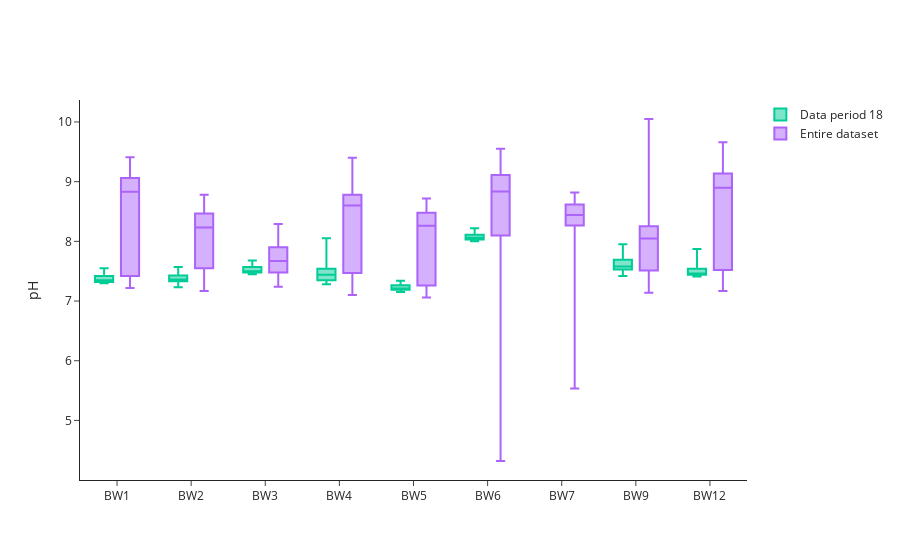

The notebook cell saved with this chart:
### Markdown cell above
pH comparison between data period and entire dataset (2021-2024).

### Code cell
ph_df = wq_df[(wq_df['data_type'] == 'ph')].dropna(subset=['mean'])
ph_df.loc[(ph_df['mean'] < 4) | (ph_df['mean'] > 11), 'mean'] = np.nan
ph_period_stats = ph_df.groupby('bwfl_id')['mean'].describe(percentiles=[.01, .10, .25, .50, .75, .90, .99])
ph_dataset_stats = get_sensor_stats('ph', ph_df['bwfl_id'].unique())

fig = go.Figure()

for i, bwfl_id in enumerate(ph_period_stats.index):
    stats = ph_period_stats.loc[bwfl_id]

    if stats['count'] != 0:
        fig.add_trace(go.Box(
            x=[bwfl_id],
            lowerfence=[stats['min']],
            q1=[stats['25%']],
            median=[stats['50%']],
            q3=[stats['75%']],
            upperfence=[stats['max']],
            name=f'Data period {str(data_period).zfill(2)}',
            marker_color=default_colors[2],
            boxpoints=False,
            offsetgroup='temp_period_stats',
            showlegend=(i == 0)
        ))

for i, bwfl_id in enumerate(ph_dataset_stats.index):
    stats = ph_dataset_stats.loc[bwfl_id]

    if stats['count'] != 0:
        fig.add_trace(go.Box(
            x=[bwfl_id],
            lowerfence=[stats['min']],
            q1=[stats['25%']],
            median=[stats['50%']],
            q3=[stats['75%']],
            upperfence=[stats['max']],
            name='Entire dataset',
            marker_color=default_colors[3],
            boxpoints=False,
            offsetgroup='temp_dataset_stats',
            showlegend=(i == 0)
        ))

fig.update_layout(
    yaxis_title='pH',
    xaxis_title='',
    xaxis=dict(
        tickmode='array',
        tickvals=sorted(ph_df['bwfl_id'].unique(), key=lambda x: int(x[2:])),
        ticktext=sorted(ph_df['bwfl_id'].unique(), key=lambda x: int(x[2:])),
        categoryorder='array',
        categoryarray=sorted(ph_df['bwfl_id'].unique(), key=lambda x: int(x[2:]))
    ),
    legend_title_text='',
    template='simple_white',
    boxmode='group',
    height=450,
)

fig.show()

### Figure 1 — Plotly figure (JSON) as saved in the notebook; plotly's stock layout.template omitted (floating-point values rounded to 4 significant figures)
{"data": [{"boxpoints": false, "lowerfence": [7.3], "marker": {"color": "#00CC96"}, "median": [7.35], "name": "Data period 18", "offsetgroup": "temp_period_stats", "q1": [7.32], "q3": [7.42], "showlegend": true, "type": "box", "upperfence": [7.55], "x": ["BW1"]}, {"boxpoints": false, "lowerfence": [7.41], "marker": {"color": "#00CC96"}, "median": [7.46], "name": "Data period 18", "offsetgroup": "temp_period_stats", "q1": [7.44], "q3": [7.54], "showlegend": false, "type": "box", "upperfence": [7.87], "x": ["BW12"]}, {"boxpoints": false, "lowerfence": [7.23], "marker": {"color": "#00CC96"}, "median": [7.36], "name": "Data period 18", "offsetgroup": "temp_period_stats", "q1": [7.33], "q3": [7.43], "showlegend": false, "type": "box", "upperfence": [7.57], "x": ["BW2"]}, {"boxpoints": false, "lowerfence": [7.45], "marker": {"color": "#00CC96"}, "median": [7.5], "name": "Data period 18", "offsetgroup": "temp_period_stats", "q1": [7.48], "q3": [7.57], "showlegend": false, "type": "box", "upperfence": [7.68], "x": ["BW3"]}, {"boxpoints": false, "lowerfence": [7.28], "marker": {"color": "#00CC96"}, "median": [7.44], "name": "Data period 18", "offsetgroup": "temp_period_stats", "q1": [7.35], "q3": [7.54], "showlegend": false, "type": "box", "upperfence": [8.05], "x": ["BW4"]}, {"boxpoints": false, "lowerfence": [7.15], "marker": {"color": "#00CC96"}, "median": [7.21], "name": "Data period 18", "offsetgroup": "temp_period_stats", "q1": [7.19], "q3": [7.262], "showlegend": false, "type": "box", "upperfence": [7.34], "x": ["BW5"]}, {"boxpoints": false, "lowerfence": [8], "marker": {"color": "#00CC96"}, "median": [8.06], "name": "Data period 18", "offsetgroup": "temp_period_stats", "q1": [8.03], "q3": [8.11], "showlegend": false, "type": "box", "upperfence": [8.22], "x": ["BW6"]}, {"boxpoints": false, "lowerfence": [7.42], "marker": {"color": "#00CC96"}, "median": [7.58], "name": "Data period 18", "offsetgroup": "temp_period_stats", "q1": [7.53], "q3": [7.69], "showlegend": false, "type": "box", "upperfence": [7.95], "x": ["BW9"]}, {"boxpoints": false, "lowerfence": [7.22], "marker": {"color": "#AB63FA"}, "median": [8.83], "name": "Entire dataset", "offsetgroup": "temp_dataset_stats", "q1": [7.42], "q3": [9.06], "showlegend": true, "type": "box", "upperfence": [9.41], "x": ["BW1"]}, {"boxpoints": false, "lowerfence": [7.17], "marker": {"color": "#AB63FA"}, "median": [8.9], "name": "Entire dataset", "offsetgroup": "temp_dataset_stats", "q1": [7.52], "q3": [9.137], "showlegend": false, "type": "box", "upperfence": [9.66], "x": ["BW12"]}, {"boxpoints": false, "lowerfence": [7.17], "marker": {"color": "#AB63FA"}, "median": [8.233], "name": "Entire dataset", "offsetgroup": "temp_dataset_stats", "q1": [7.55], "q3": [8.467], "showlegend": false, "type": "box", "upperfence": [8.78], "x": ["BW2"]}, {"boxpoints": false, "lowerfence": [7.24], "marker": {"color": "#AB63FA"}, "median": [7.67], "name": "Entire dataset", "offsetgroup": "temp_dataset_stats", "q1": [7.48], "q3": [7.9], "showlegend": false, "type": "box", "upperfence": [8.29], "x": ["BW3"]}, {"boxpoints": false, "lowerfence": [7.1], "marker": {"color": "#AB63FA"}, "median": [8.6], "name": "Entire dataset", "offsetgroup": "temp_dataset_stats", "q1": [7.47], "q3": [8.78], "showlegend": false, "type": "box", "upperfence": [9.4], "x": ["BW4"]}, {"boxpoints": false, "lowerfence": [7.06], "marker": {"color": "#AB63FA"}, "median": [8.26], "name": "Entire dataset", "offsetgroup": "temp_dataset_stats", "q1": [7.26], "q3": [8.48], "showlegend": false, "type": "box", "upperfence": [8.72], "x": ["BW5"]}, {"boxpoints": false, "lowerfence": [4.32], "marker": {"color": "#AB63FA"}, "median": [8.837], "name": "Entire dataset", "offsetgroup": "temp_dataset_stats", "q1": [8.1], "q3": [9.11], "showlegend": false, "type": "box", "upperfence": [9.55], "x": ["BW6"]}, {"boxpoints": false, "lowerfence": [5.533], "marker": {"color": "#AB63FA"}, "median": [8.44], "name": "Entire dataset", "offsetgroup": "temp_dataset_stats", "q1": [8.267], "q3": [8.617], "showlegend": false, "type": "box", "upperfence": [8.82], "x": ["BW7"]}, {"boxpoints": false, "lowerfence": [7.14], "marker": {"color": "#AB63FA"}, "median": [8.049], "name": "Entire dataset", "offsetgroup": "temp_dataset_stats", "q1": [7.51], "q3": [8.253], "showlegend": false, "type": "box", "upperfence": [10.05], "x": ["BW9"]}], "layout": {"autosize": true, "boxmode": "group", "legend": {"title": {"text": ""}}, "xaxis": {"autorange": true, "categoryarray": ["BW1", "BW2", "BW3", "BW4", "BW5", "BW6", "BW7", "BW9", "BW12"], "categoryorder": "array", "range": [-0.5, 8.5], "tickmode": "array", "ticktext": ["BW1", "BW2", "BW3", "BW4", "BW5", "BW6", "BW7", "BW9", "BW12"], "tickvals": ["BW1", "BW2", "BW3", "BW4", "BW5", "BW6", "BW7", "BW9", "BW12"], "title": {"text": ""}, "type": "category"}, "yaxis": {"autorange": true, "range": [4.002, 10.37], "title": {"text": "pH"}}}}
